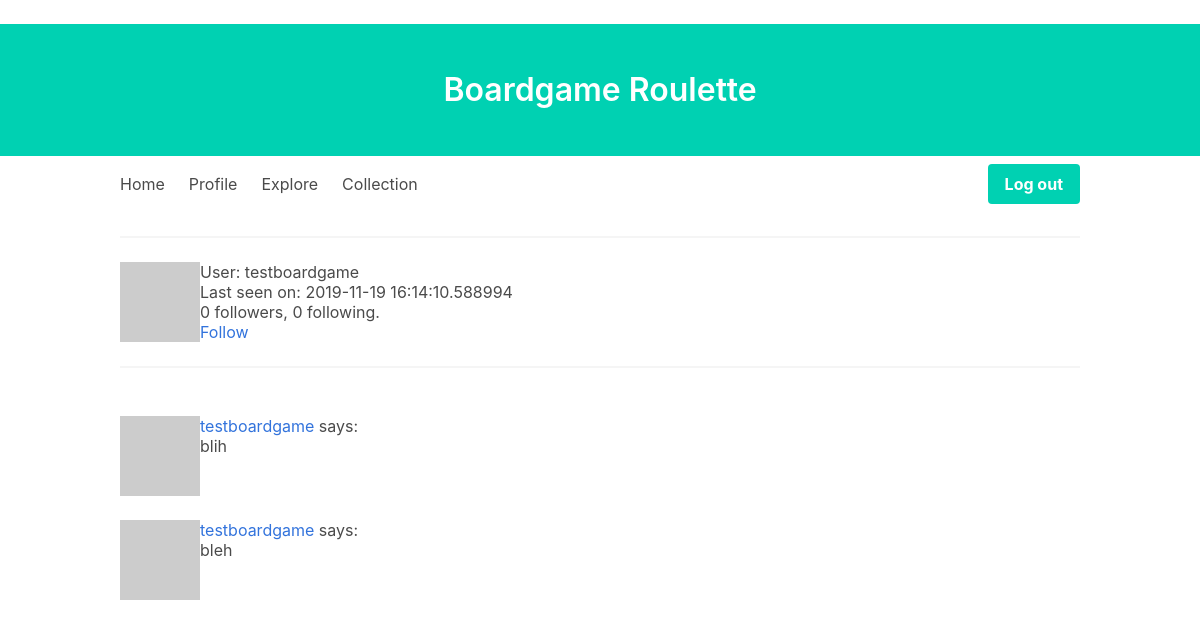
The app's page /user/testboardgame (signed in) with its own data.
### app/models.py (models this page shows, shortened)
class User(UserMixin, db.Model):
    id = db.Column(db.Integer, primary_key=True)
    username = db.Column(db.String(64), index=True, unique=True)
    email = db.Column(db.String(120), index=True, unique=True)
    password_hash = db.Column(db.String(128))
    posts = db.relationship("Post", backref="author", lazy="dynamic")
    about_me = db.Column(db.String(140))
    last_seen = db.Column(db.DateTime, default=datetime.utcnow)
    followed = db.relationship(
        "User",
        secondary=followers,
        primaryjoin=(followers.c.follower_id == id),
        secondaryjoin=(followers.c.followed_id == id),
        backref=db.backref("followers", lazy="dynamic"),
        lazy="dynamic",
    )
    collection = db.relationship("Boardgame", secondary=boardgames, lazy="dynamic")
    def is_following(self, user):
        return self.followed.filter(followers.c.followed_id == user.id).count() > 0
    def avatar(self, size):
        digest = md5(self.email.lower().encode("utf-8")).hexdigest()
        return "https://www.gravatar.com/avatar/{}?d=identicon&s={}".format(
            digest, size
        )

class Post(db.Model):
    id = db.Column(db.Integer, primary_key=True)
    body = db.Column(db.String(140))
    timestamp = db.Column(db.DateTime, index=True, default=datetime.utcnow)
    user_id = db.Column(db.Integer, db.ForeignKey("user.id"))

### app/routes.py (the view)
@app.route("/user/<username>")
@login_required
def user(username):
    user = User.query.filter_by(username=username).first_or_404()
    page = request.args.get("page", 1, type=int)
    posts = user.posts.order_by(Post.timestamp.desc()).paginate(
        page, app.config["POSTS_PER_PAGE"], False
    )
    next_url = (
        url_for("user", username=user.username, page=posts.next_num)
        if posts.has_next
        else None
    )
    prev_url = (
        url_for("user", username=user.username, page=posts.prev_num)
        if posts.has_prev
        else None
    )
    return render_template(
        "user.html", user=user, posts=posts.items, next_url=next_url, prev_url=prev_url
    )

### app/models.py (called while the page is built)
@login.user_loader
def load_user(id):
    return User.query.get(int(id))

### app/routes.py (called while the page is built)
@app.before_request
def before_request():
    if current_user.is_authenticated:
        current_user.last_seen = datetime.utcnow()
        db.session.commit()

### app/templates/user.html (shortened to what this page needs)
﻿{% extends "base.html" %}
{% block content %}
<table>
    <tr valign="top">
        <td><img src="{{ user.avatar(128) }}"></td>
        <td>
            <h1>User: {{ user.username }}</h1>
            {% if user.last_seen %}<p>Last seen on: {{ user.last_seen }}</p>{% endif %}
            <p>{{ user.followers.count() }} followers, {{ user.followed.count() }} following.</p>
            {% if user == current_user %}
            <p><a href="{{ url_for('edit_profile') }}">Edit your profile</a></p>
            {% elif not current_user.is_following(user) %}
            <p><a href="{{ url_for('follow', username=user.username) }}">Follow</a></p>
            {% else %}
            <p><a href="{{ url_for('unfollow', username=user.username) }}">Unfollow</a></p>
            {% endif %}
        </td>
    </tr>
</table>
<hr>
    {% for post in posts %}
        {% include '_post.html' %}
    {% endfor %}
{% endblock %}

### app/templates/_post.html
﻿<table>
    <tr valign="top">
        <td><img src="{{ post.author.avatar(36) }}"></td>
        <td>
            <a href="{{ url_for('user', username=post.author.username) }}">
                {{ post.author.username }}
            </a>
            says:<br>{{ post.body }}
        </td>
    </tr>
</table>

### records on screen
User: username "testboardgame", last_seen "2019-11-19 16:14:10.588994"
Post: author.username "testboardgame", body "blih"
Post: author.username "testboardgame", body "bleh"

### other values on screen
{{ user.followers.count() }} "0"
{{ user.followed.count() }} "0"
